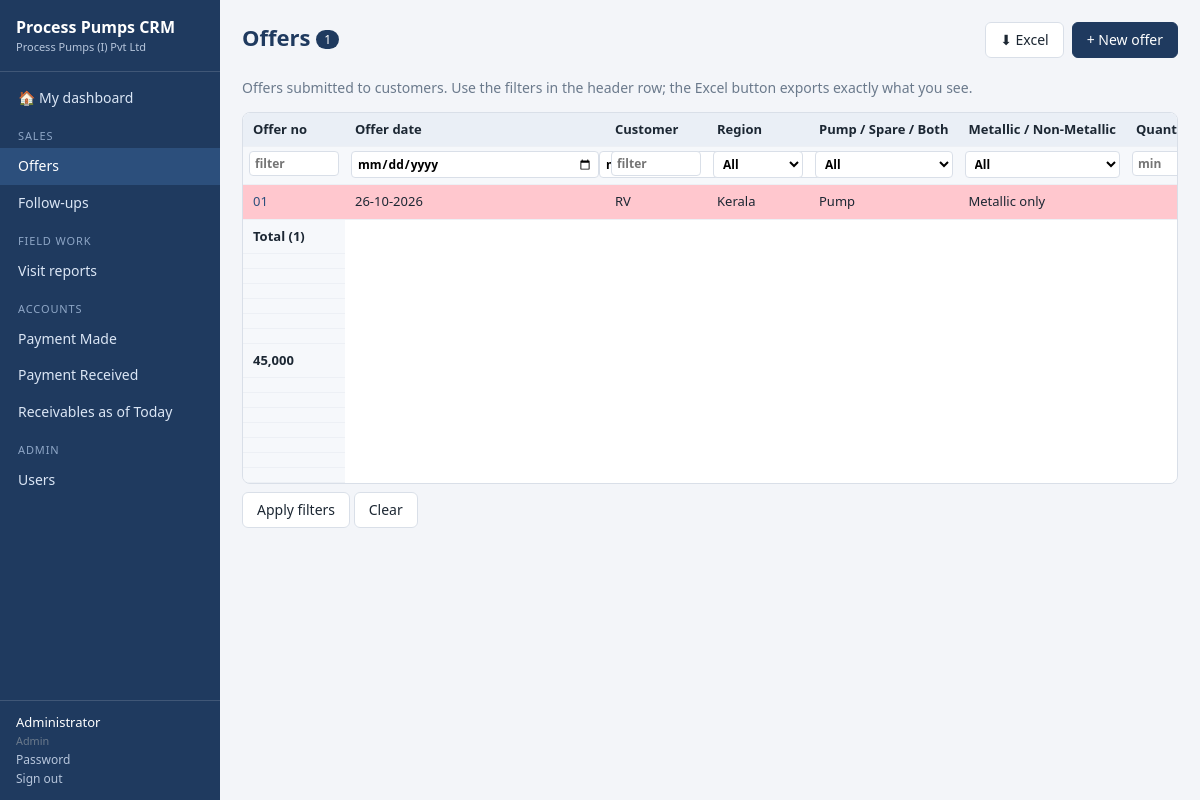
The app's page /offers/ (signed in), older data.
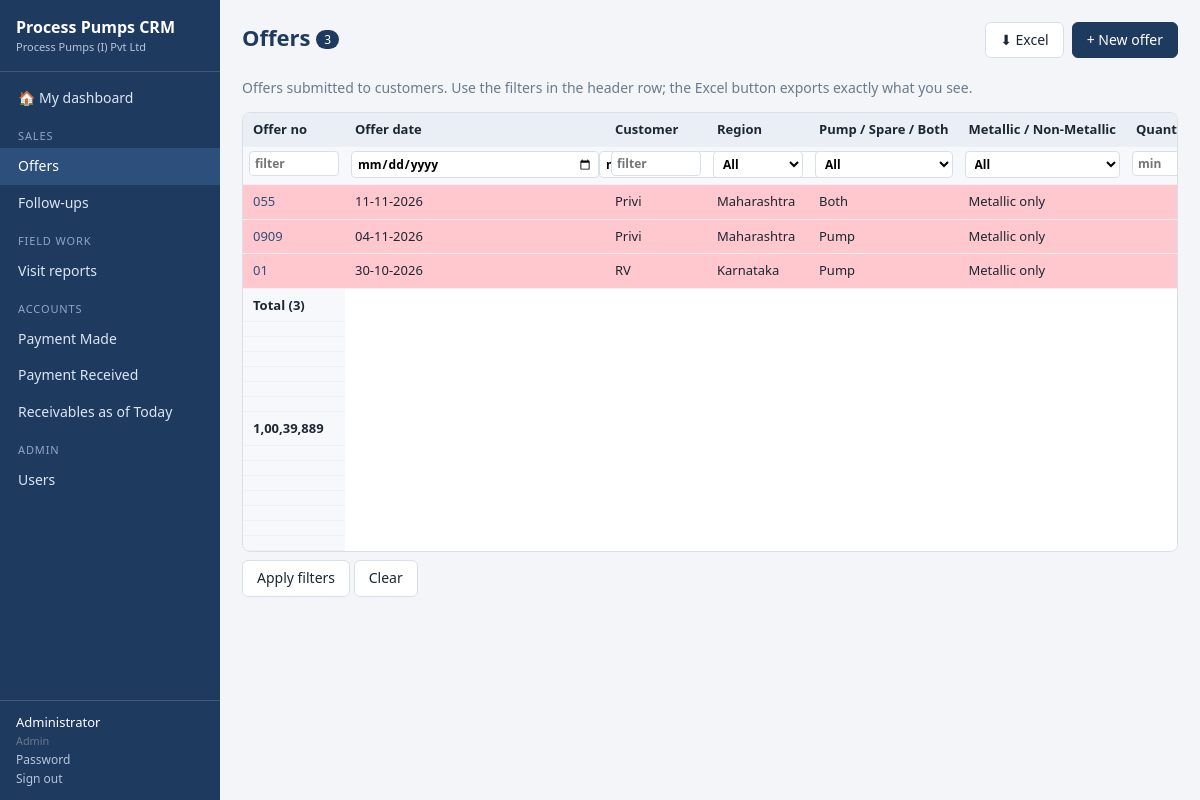
The same page, newer data.
### tables this page shows
CREATE TABLE "offers" (id INTEGER PRIMARY KEY AUTOINCREMENT, "customer_id" INTEGER, "contact_id" INTEGER, "offer_no" TEXT, "base_no" TEXT, "revision" TEXT, "offer_date" TEXT, "region" TEXT, "enquiry_no" TEXT, "enquiry_date" TEXT, "enquiry_mode" TEXT, "item_type" TEXT, "moc" TEXT, "quantity" INTEGER, "quoted_value" REAL, "currency" TEXT, "offer_pdf" TEXT, "assigned_engineer_id" INTEGER, "rating" TEXT, "status" TEXT, "next_followup_date" TEXT, "is_latest" INTEGER, "created_at" TEXT, "created_by" INTEGER, "updated_at" TEXT, "updated_by" INTEGER);

### app/core/crud.py (the view)
    @bp.route("/")
    def index():
        need("view")
        if getattr(module, "index_handler", None):
            return module.index_handler(request, g.user)
        args = request.args
        if "_f" not in args and module.default_filters:
            args = {**{"f_" + k: v for k, v in module.default_filters.items()}, **args.to_dict()}
        page = max(int(args.get("page", 1) or 1), 1)
        per = module.page_size or int(current_app.config["PAGE_SIZE"])
        res = module.query(g.user, filters=args, sort=args.get("sort"), direction=args.get("dir", "asc"),
                           page=page, per_page=per)
        pages = max((res["total"] + per - 1) // per, 1)
        def row_actions(row):
            return [a for a in module.actions if a.key in module.list_actions
                    and R.has_role(g.user, a.roles if a.roles is not None else module.access["edit"])
                    and (not a.when or a.when(row, g.user))]
        return render_template("list.html", module=module, row_actions=row_actions, rows=res["rows"], total=res["total"], sums=res["sums"],
                               page=page, pages=pages, args=args,
                               can_create=module.can("create", g.user), can_export=module.allowed("export", g.user))

### app/core/auth.py (called while the page is built)
def csrf_token():
    if "_csrf" not in session:
        session["_csrf"] = secrets.token_hex(16)
    return session["_csrf"]

@bp.before_app_request
def load_user_and_guard():
    g.user = None
    uid = session.get("uid")
    if uid:
        u = db.q1("SELECT * FROM users WHERE id=? AND active=1", (uid,))
        if u:
            u.pop("password_hash", None)
            g.user = u
    if request.method == "POST":
        sent = request.form.get("_csrf") or request.headers.get("X-CSRF-Token")
        if not sent or sent != session.get("_csrf"):
            abort(400, "Security token missing or expired - please reload the page and try again.")
    if request.endpoint and request.endpoint not in PUBLIC_ENDPOINTS and g.user is None:
        return redirect(url_for("auth.login", next=request.full_path if request.method == "GET" else None))

### app/core/db.py (called while the page is built)
def connect(path):
    conn = sqlite3.connect(path, timeout=30)
    conn.row_factory = sqlite3.Row
    conn.execute("PRAGMA journal_mode=WAL")
    conn.execute("PRAGMA foreign_keys=OFF")
    return conn

def get_db():
    if "db" not in g:
        g.db = connect(current_app.config["DATABASE"])
    return g.db

### app/core/registry.py (called while the page is built)
def get(key):
    return MODULES[key]

### app/templates/list.html (shortened to what this page needs)
{% extends 'base.html' %}
{% from '_macros.html' import cell, pager %}
{% block content %}
<div class="page-head">
  <h1>{{ module.plural }} <span class="count">{{ total }}</span></h1>
  <div class="actions">
    {% if can_export %}<a class="btn" href="{{ url_for(module.key ~ '.export', **args) }}">&#11015; Excel</a>{% endif %}
    {% if can_create %}<a class="btn primary" href="{{ url_for(module.key ~ '.new') }}">+ {{ module.new_label or 'New ' ~ module.label|lower }}</a>{% endif %}
  </div>
</div>
{% if module.intro %}<p class="muted">{{ module.intro }}</p>{% endif %}
<div class="table-wrap">
<table class="grid">
  <thead>
    <tr>{% for f in module.list_fields %}
      {% set d = 'desc' if args.get('sort') == f.name and args.get('dir', 'asc') == 'asc' else 'asc' %}
      <th><a class="sort" href="{{ url_for(module.key ~ '.index', **dict(args, sort=f.name, dir=d)) }}">{{ f.label }}{% if args.get('sort') == f.name %} {{ '▲' if args.get('dir','asc') == 'asc' else '▼' }}{% endif %}</a></th>
    {% endfor %}{% if module.list_actions %}<th>Action</th>{% endif %}</tr>
    <tr class="filters">{% for f in module.list_fields %}<th>
      {% if f.filterable %}
        {% set n = 'f_' ~ f.name %}
        {% if f.kind == 'date' %}
          <input form="filters" type="date" name="{{ n }}_from" value="{{ args.get(n ~ '_from', '') }}" title="from"><input form="filters" type="date" name="{{ n }}_to" value="{{ args.get(n ~ '_to', '') }}" title="to">
        {% elif f.kind in ('int', 'money') %}
          <input form="filters" type="number" step="any" name="{{ n }}_min" placeholder="min" value="{{ args.get(n ~ '_min', '') }}">
        {% elif f.kind == 'choice' %}
          <select form="filters" name="{{ n }}" data-auto><option value="">All</option>{% for v, l in f.choices %}<option value="{{ v }}" {% if args.get(n) == v %}selected{% endif %}>{{ l }}</option>{% endfor %}</select>
        {% elif f.kind == 'bool' %}
          <select form="filters" name="{{ n }}" data-auto><option value="">All</option><option value="1" {% if args.get(n) == '1' %}selected{% endif %}>Yes</option><option value="0" {% if args.get(n) == '0' %}selected{% endif %}>No</option></select>
        {% else %}
          <input form="filters" type="text" name="{{ n }}" placeholder="filter" value="{{ args.get(n, '') }}">
        {% endif %}
      {% endif %}
    </th>{% endfor %}{% if module.list_actions %}<th></th>{% endif %}</tr>
  </thead>
  <tbody>
  {% for row in rows %}
    <tr class="{{ module.row_class(row) if module.row_class else '' }}">
      {% for f in module.list_fields %}<td>{% if loop.first %}<a href="{{ url_for(module.key ~ '.view', id=row.id) }}">{{ cell(module, f, row) or '—' }}</a>{% else %}{{ cell(module, f, row) }}{% endif %}</td>{% endfor %}
    </tr>
  {% else %}<tr><td colspan="{{ module.list_fields|length + (1 if module.list_actions else 0) }}" class="empty">No records match.</td></tr>
  {% endfor %}
  </tbody>
  {% if sums %}<tfoot><tr>{% for f in module.list_fields %}<td class="num">{% if f.summary %}{{ module.display(f, {f.name: sums[f.name]}) }}{% elif loop.first %}Total ({{ total }}){% endif %}</td>{% endfor %}</tr></tfoot>{% endif %}
</table>
</div>
<div class="filter-buttons"><button class="btn" form="filters">Apply filters</button> <a class="btn" href="{{ url_for(module.key ~ '.index', _f=1) }}">Clear</a></div>
{% endblock %}

### app/templates/base.html (shortened to what this page needs)
<!doctype html>
<html lang="en"><head>
<link rel="stylesheet" href="{{ url_for('static', filename='css/app.css') }}">
</head><body>
{% if g.user %}
<aside class="side">
  <div class="brand">{{ app_title }}<small>{{ company }}</small></div>
  <nav>
    <a href="{{ url_for('dashboard.home') }}" class="{{ 'on' if request.endpoint == 'dashboard.home' }}">&#127968; My dashboard</a>
    {% for group, items in nav_groups %}
      <div class="grp">{{ group }}</div>
      {% for i in items %}<a href="{{ i.url }}" class="{{ 'on' if request.path.startswith(i.url) and i.url != '/' }}">{{ i.label }}</a>{% endfor %}
    {% endfor %}
  </nav>
  <div class="me">
    <div>{{ g.user.full_name }}<br><small>{{ ROLE_LABELS.get(g.user.role, g.user.role) }}</small></div>
    <a href="{{ url_for('auth.profile') }}">Password</a>
    <form method="post" action="{{ url_for('auth.logout') }}"><input type="hidden" name="_csrf" value="{{ csrf_token() }}"><button class="link">Sign out</button></form>
  </div>
</aside>
{% endif %}
<main class="{{ 'with-side' if g.user }}">
  {% block content %}{% endblock %}
</main>
</body></html>

### app/templates/_macros.html (shortened to what this page needs)
{% macro cell(module, f, row) -%}
  {%- if f.kind == 'file' -%}
    {%- if row[f.name] -%}<a href="{{ url_for(module.key ~ '.file', id=row.id, fname=f.name) }}" target="_blank">&#128206; View</a>{%- endif -%}
  {%- elif f.badge -%}
    {%- set v = module.display(f, row) -%}{%- if v -%}<span class="badge b-{{ v|slug }}">{{ v }}</span>{%- endif -%}
  {%- elif f.kind in ('money', 'int') -%}<span class="num">{{ module.display(f, row) }}</span>
  {%- elif f.kind == 'textarea' -%}<span class="clip">{{ module.display(f, row) }}</span>
  {%- else -%}{{ module.display(f, row) }}
  {%- endif -%}
{%- endmacro %}

Row changes from the older to the newer data that the page shows:
added offers: display "055" "11-11-2026" "Privi" "Maharashtra" "Both" "Metallic only"
added offers: display "0909" "04-11-2026" "Privi" "Maharashtra" "Pump" "Metallic only"
Text that changed along with them:
{{ total }}: "1" → "3"
new list line: "30-10-2026"
new list line: "Karnataka"
new list line: "Total ( 3 )"
new list line: "1,00,39,889"
list line gone: "26-10-2026"
list line gone: "Kerala"
list line gone: "Total ( 1 )"
list line gone: "45,000"
